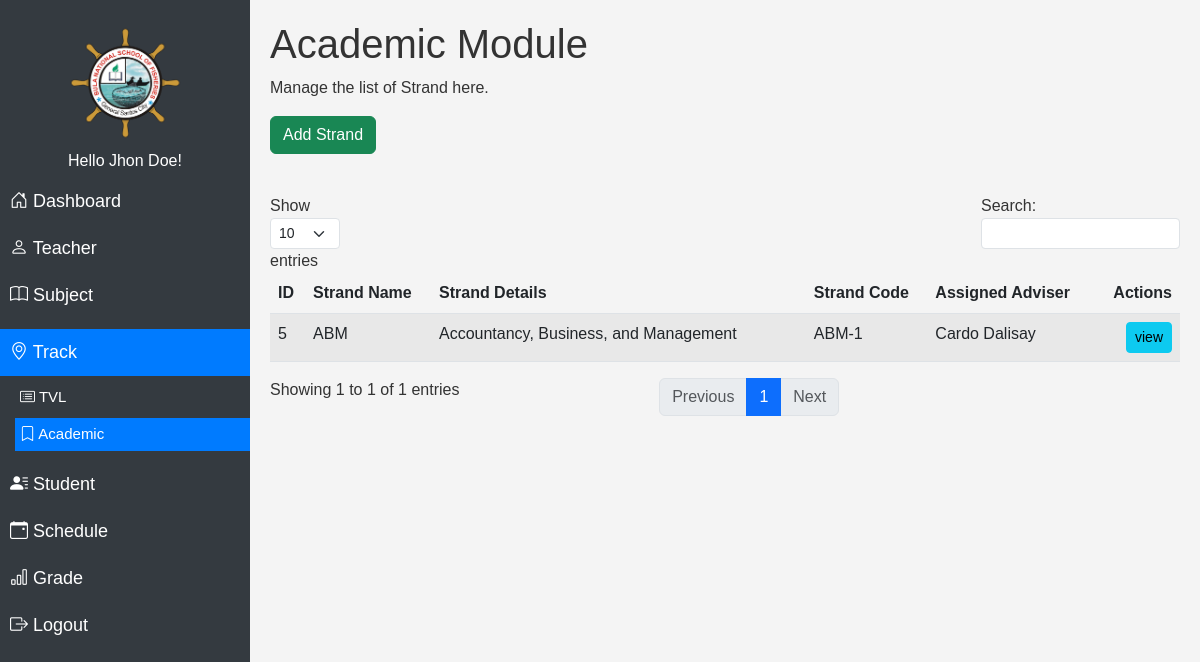
The app's page /modules/strand?track=Academic (signed in) with its own data.
### tables this page shows
CREATE TABLE `user` (
  `id` int(11) NOT NULL,
  `name` varchar(100) NOT NULL,
  `username` varchar(255) NOT NULL,
  `password` varchar(255) NOT NULL,
  `role` varchar(100) NOT NULL
);

CREATE TABLE `strand` (
  `id` int(11) NOT NULL,
  `track` varchar(100) NOT NULL,
  `code` varchar(100) NOT NULL,
  `name` varchar(100) NOT NULL,
  `details` varchar(100) NOT NULL,
  `teacher_id` varchar(100) NOT NULL,
  `del_status` varchar(100) NOT NULL
);

### modules/strand/index.php (the view, shortened to what this page needs)
<?php
$track = $_GET['track'];
?>
<!DOCTYPE html>
<html lang="en">
<head>
  <link rel="stylesheet" href="../../assets/css/navbar.css">
  <link rel="stylesheet" href="../../assets/css/bootstrap5.3.0/bootstrap.min.css">
   <link rel="stylesheet" href="../../assets/css/styles.css">
</head>
<body>
<?php
$page = "Strand/$track";
include "../../db_conn.php";
 ?>
  <?php include "../../navbar.php";?>
<div class="content" id="content">
<div id="teacherSection">
  <h1><?php echo $track; ?> Module</h1>
  <p>Manage the list of Strand here.</p>
<a href="add.php?track=<?php echo $track;?>" class="btn btn-success mb-3">Add Strand</a>
  <?php
include "../../db_conn.php";
$squery = mysqli_query($conn, "
         SELECT s.*, CONCAT(t.first_name, ' ', t.last_name) AS teacher_name
         FROM strand s
         LEFT JOIN teacher t ON s.teacher_id = t.id
         WHERE s.del_status != 'deleted' AND s.track='$track'
         ORDER BY s.id DESC;
     ");
?>
<table id="teacherTable" class="table table-striped table-hover">
  <thead>
    <tr>
      <th>ID</th>
      <th>Strand Name</th>
      <th>Strand Details</th>
      <th>Strand Code</th>
      <th>Assigned Adviser</th>
      <th class="text-end">Actions</th>
    </tr>
  </thead>
  <tbody>
    <?php
    while($row = mysqli_fetch_assoc($squery)) {
        $id = $row['id'];
    ?>
    <tr>
      <td><?php echo $id; ?></td>
      <td><?php echo $row['name']; ?></td>
      <td><?php echo $row['details']; ?></td>
      <td><?php echo $row['code']; ?></td>
      <td><?php echo $row['teacher_name']; ?></td>
      <td class="text-end">
        <a href="view.php?id=<?php echo $id; ?>&track=<?php echo $track;?>" class="btn btn-info btn-sm">view</a>
      </td>
    </tr>
    <?php } ?>
  </tbody>
</table>
</div>
</body>
</html>

### navbar.php (shortened to what this page needs)
<?php
include "../../db_conn.php";
$nav_id = $_SESSION['id'];
$nav_query = mysqli_query($conn, "SELECT * FROM user where id = '$nav_id'");
$nav_row = mysqli_fetch_array($nav_query);
?>
<link href="https://cdn.jsdelivr.net/npm/bootstrap-icons@1.11.3/font/bootstrap-icons.min.css" rel="stylesheet">
<div class="sidebar" id="sidebar">
<div>
    <img src="../../assets/img/logo.png" alt="Logo" class="logo">
</div>
<h6 class="text-center">Hello <?php echo $nav_row['name']; ?>! </h6>
<a href="../dashboard" class="<?php if ($page == 'Dashboard') {echo 'active';} ?>"><i class="bi bi-house-door"></i> Dashboard</a>
<a href="../teacher" class="<?php if ($page == 'Teacher') {echo 'active';} ?>"><i class="bi bi-person"></i> Teacher</a>
<a href="../subject" class="<?php if ($page == 'Subject') {echo 'active';} ?>"><i class="bi bi-book"></i> Subject</a>
<div class="submenu">
    <a href="#" class="<?php if ($page == 'Strand/TVL' || $page == 'Strand/Academic') {echo 'active';} ?>"><i class="bi bi-geo-alt"></i> Track</a>
    <ul>
        <li><a href="../strand?track=TVL" class="<?php if ($page == 'Strand/TVL') {echo 'active';} ?>"><i class="bi bi-card-list"></i> TVL</a></li>
        <li><a href="../strand?track=Academic" class="<?php if ($page == 'Strand/Academic') {echo 'active';} ?>"><i class="bi bi-bookmark"></i> Academic</a></li>
    </ul>
</div>
<a href="../Student" class="<?php if ($page == 'Student') {echo 'active';} ?>"><i class="bi bi-person-lines-fill"></i> Student</a>
<a href="../schedule" class="<?php if ($page == 'Schedule') {echo 'active';} ?>"><i class="bi bi-calendar-event"></i> Schedule</a>
<a href="../grades" class="<?php if ($page == 'Grades') {echo 'active';} ?>"><i class="bi bi-bar-chart"></i> Grade</a>
<a href="../../logout.php"><i class="bi bi-box-arrow-right"></i> Logout</a>
</div>

### assets/css/navbar.css (style rules this page uses)
.sidebar { height: 100vh; position: fixed; top: 0; left: 0; width: 250px; background-color: #343a40; color: white; padding-top: 20px; transition: width 0.3s; }
.sidebar a { color: white; padding: 10px; text-decoration: none; display: block; font-size: 18px; }
.sidebar a.active { background-color: #007bff; color: white; }
.content { margin-left: 250px; padding: 20px; }
.logo { max-width: 150px; max-height: 150px; border-radius: 50%; margin-top: 5px; margin-bottom: 10px; margin-left: 65px; width: 120px; }
.submenu { margin: 10px 0; }
.submenu ul { list-style-type: none; padding: 0; margin: 0 0 0 15px; }
.submenu ul li { margin: 5px 0; }
.submenu ul li a { text-decoration: none; display: block; padding: 5px; color: white; font-size: 15px; }

### assets/css/styles.css (style rules this page uses)
body { font-family: Arial, sans-serif; background-color: #f4f4f4; color: #333; }

### records on screen
user: name "Jhon Doe"
strand: id "5", name "ABM", details "Accountancy, Business, and Management", code "ABM-1", teacher_name "Cardo Dalisay"

### other values on screen
$track "Academic"
